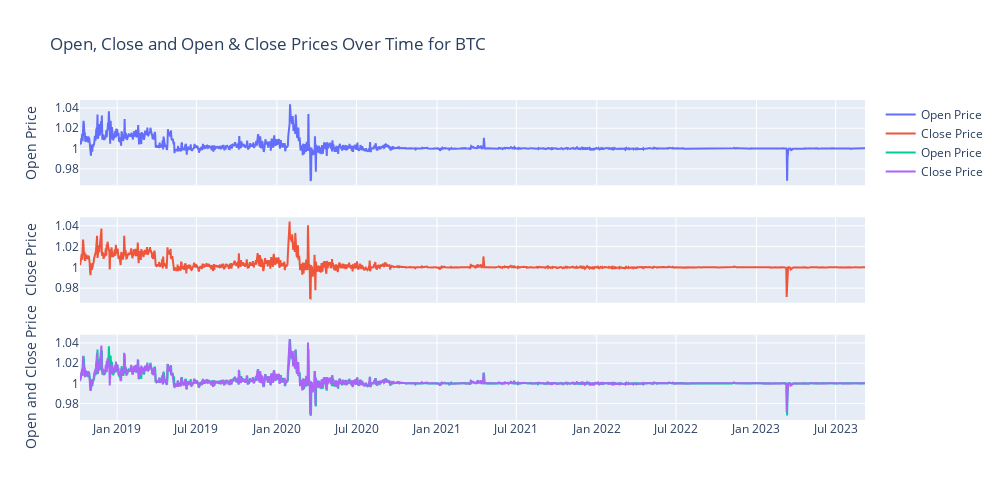

Notebook source saved alongside this figure:
### Code cell
#Subplots for open and close prices

fig = make_subplots(rows=3, cols=1, shared_xaxes=True, vertical_spacing=0.1)

# First subplot (Open Price)
fig.add_trace(go.Scatter(x=USDC['Date'], y=USDC['Open'], mode='lines', name='Open Price'), row=1, col=1)
fig.update_yaxes(title_text="Open Price", row=1, col=1)

# Second subplot (Close Price)
fig.add_trace(go.Scatter(x=USDC['Date'], y=USDC['Close'], mode='lines', name='Close Price'), row=2, col=1)
fig.update_yaxes(title_text="Close Price", row=2, col=1)

# Third subplot(Open and Close Prices)
fig.add_trace(go.Scatter(x=USDC['Date'], y=USDC['Open'], mode='lines', name='Open Price'), row=3, col=1)
fig.add_trace(go.Scatter(x=USDC['Date'], y=USDC['Close'], mode='lines', name='Close Price'), row=3, col=1)
fig.update_yaxes(title_text="Open and Close Price", row=3, col=1)

# setting up the title and size of the graph
fig.update_layout(title_text="Open, Close and Open & Close Prices Over Time for BTC",
    height=500,  # Set the height
    width=1000) # width
fig.show()

### Figure 1 — Plotly figure (JSON) as saved in the notebook; plotly's stock layout.template omitted (floating-point values rounded to 4 significant figures; data arrays with more than 128 entries replaced by an {"elided": "..."} marker saying what was removed)
{"data": [{"mode": "lines", "name": "Open Price", "type": "scatter", "x": {"elided": "1795 str values"}, "xaxis": "x", "y": {"elided": "1795 float values"}, "yaxis": "y"}, {"mode": "lines", "name": "Close Price", "type": "scatter", "x": {"elided": "1795 str values"}, "xaxis": "x2", "y": {"elided": "1795 float values"}, "yaxis": "y2"}, {"mode": "lines", "name": "Open Price", "type": "scatter", "x": {"elided": "1795 str values"}, "xaxis": "x3", "y": {"elided": "1795 float values"}, "yaxis": "y3"}, {"mode": "lines", "name": "Close Price", "type": "scatter", "x": {"elided": "1795 str values"}, "xaxis": "x3", "y": {"elided": "1795 float values"}, "yaxis": "y3"}], "layout": {"height": 500, "title": {"text": "Open, Close and Open & Close Prices Over Time for BTC"}, "width": 1000, "xaxis": {"anchor": "y", "domain": [0, 1], "matches": "x3", "showticklabels": false}, "xaxis2": {"anchor": "y2", "domain": [0, 1], "matches": "x3", "showticklabels": false}, "xaxis3": {"anchor": "y3", "domain": [0, 1]}, "yaxis": {"anchor": "x", "domain": [0.7333, 1], "title": {"text": "Open Price"}}, "yaxis2": {"anchor": "x2", "domain": [0.3667, 0.6333], "title": {"text": "Close Price"}}, "yaxis3": {"anchor": "x3", "domain": [0, 0.2667], "title": {"text": "Open and Close Price"}}}}
